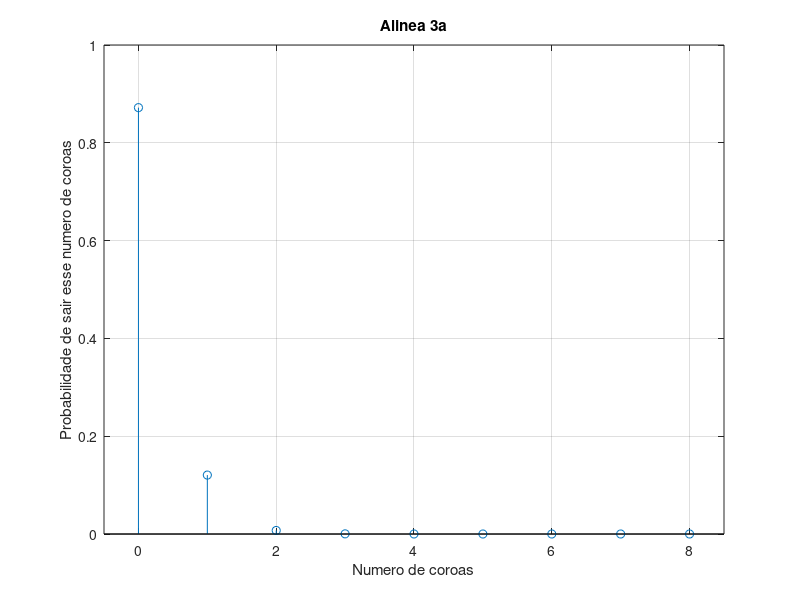

The MATLAB source for this figure:
N = 1e5;      %  num experiencias
n = 8;        %  num chips
p1 = 0.2 / 100; %  Probabilidade do evento
p2 = 0.5 / 100; %  Probabilidade do evento
pa = 1 / 100;   %  Probabilidade do evento
pDefeito = p1 + p2 + pa;


array   =  rand(n, N); % é o mesmo disto: ceil(rand(n,N) * m);
         % array de tamanho 2 com numeros de 0 a 1

% array de quantas vezes aconteceu cada numero de coroas
arrNumDefeitos = zeros(1, n + 1);

for col=1:N
        % array de 0 e 1 dependendo se tem defeito ou não
        arrayDefeitos = array(:,col) <= pDefeito;
    
        numDefeitos = sum(arrayDefeitos);
    
        arrNumDefeitos(numDefeitos + 1) = arrNumDefeitos(numDefeitos + 1) + 1;
end

PMassax = arrNumDefeitos / N

stem(0:1:n, PMassax);
title('Alinea 3a');
xlabel('Numero de coroas');
ylabel('Probabilidade de sair esse numero de coroas');
axis([-0.5 8.5 0 1]);
grid on;
